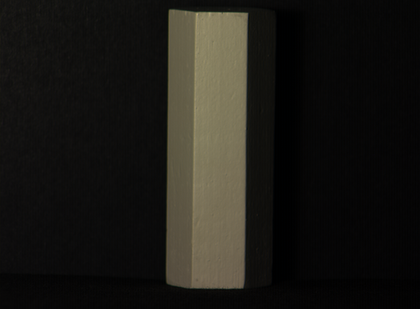
%> input picture Photostereo_RealImages/hex1-lamp1.tif, 420 x 309 px, shrunk from 637 x 468 before the run
$ octave PhotometricStereo_BuildObject.m   (GNU Octave 9; MATLAB toolbox functions it lacks are replaced by stand-ins)
%> lines starting %> are read from the running program, lines starting %| are printed output that depends on the picture
%%%%%%%%%%%%%%%%%%%%%%%%%%%%%%%%%%%%%%%%%%%%%%%%%%%%%%%%%%%%%%%%%%%%%%%%%%%
%% Assingment 2 - Photostereo Imaging: Building 3D Objects.

% Load TableLookUp
% load('LookUpTable.mat');
% load ('radius.mat');
% Load image data
cylinderdata = {'Photostereo_RealImages/cylinder-lamp1.tif'; 'Photostereo_RealImages/cylinder-lamp2.tif'; 'Photostereo_RealImages/cylinder-lamp3.tif'};
hexlightdata = {'Photostereo_RealImages/hex1-lamp1.tif'; 'Photostereo_RealImages/hex1-lamp2.tif'; 'Photostereo_RealImages/hex1-lamp3.tif'};
hexlight2data = {'Photostereo_RealImages/hex2-lamp1.tif'; 'Photostereo_RealImages/hex2-lamp2.tif'; 'Photostereo_RealImages/hex2-lamp3.tif'};
ellipsoiddata = {'Photostereo_RealImages/ellipsoid-lamp1.tif'; 'Photostereo_RealImages/ellipsoid-lamp2.tif'; 'Photostereo_RealImages/ellipsoid-lamp3.tif'};
spheredata = {'Photostereo_RealImages/sphere-lamp1.tif'; 'Photostereo_RealImages/sphere-lamp2.tif'; 'Photostereo_RealImages/sphere-lamp3.tif'};
coneLightdata = {'Photostereo_RealImages/cone-lamp1.tif'; 'Photostereo_RealImages/cone-lamp2.tif'; 'Photostereo_RealImages/cone-lamp3.tif'};
conedarkdata = {'Photostereo_RealImages/cone2-lamp1.tif'; 'Photostereo_RealImages/cone2-lamp2.tif'; 'Photostereo_RealImages/cone2-lamp3.tif'};


img1 = rgb2gray(imread(hexlightdata{1}));
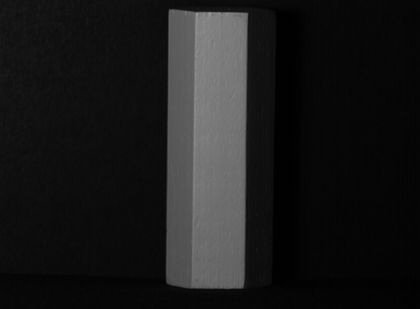
%> img1: size 309x420 uint8; min 0, max 162, mean 26
img2 = rgb2gray(imread(hexlightdata{2}));
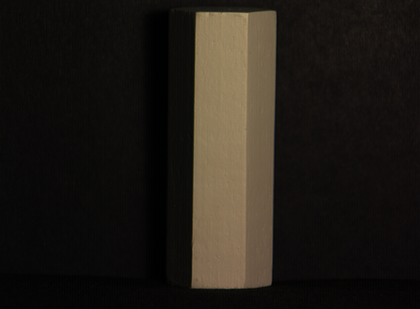
%> input picture Photostereo_RealImages/hex1-lamp2.tif, 420 x 309 px, shrunk from 637 x 468 before the run
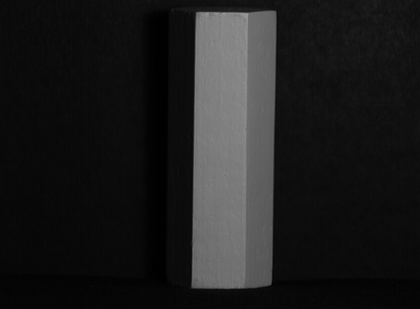
%> img2: size 309x420 uint8; min 0, max 156, mean 29
img3 = rgb2gray(imread(hexlightdata{3}));
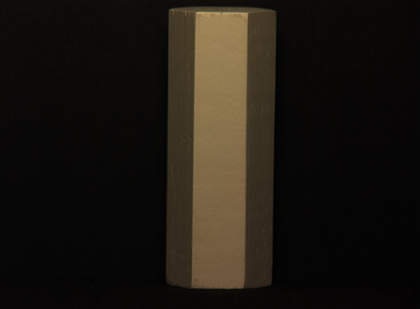
%> input picture Photostereo_RealImages/hex1-lamp3.tif, 420 x 309 px, shrunk from 637 x 468 before the run
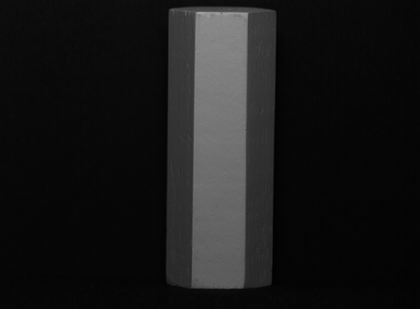
%> img3: size 309x420 uint8; min 0, max 167, mean 24.3

%% Build 3D mesh

% Iterate over all three images.
[h, w] = size(img1);
%> h = 309; w = 420
%> (the run ends here)
